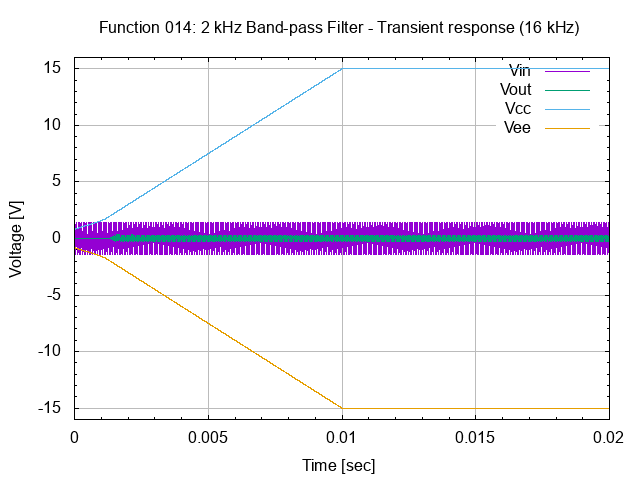

gnuplot code for this plot:
# set terminal
set term png

# set graph
set output "26.014.00.01.02.02.png"
set title "Function 014: 2 kHz Band-pass Filter - Transient response (16 kHz)"

# setup Y-axis
set yrange [-16:16]
set grid ytics lt 1 lw 1 lc rgb "#bbbbbb"
set mytics
set ylabel "Voltage [V]"

# setup X-axis
set grid xtics lt 1 lw 1 lc rgb "#bbbbbb"
set mxtics
set xrange [0:0.02]
set xlabel "Time [sec]"

# setup plot style
set style data lines
plot '26.014.00.01.02.dat' using 1:2 title "Vin", \
     '26.014.00.01.02.dat' using 1:3 title "Vout", \
     '26.014.00.01.02.dat' using 1:4 title "Vcc", \
     '26.014.00.01.02.dat' using 1:5 title "Vee"

# set output back to default
set output

# reset terminal type
set terminal pop
